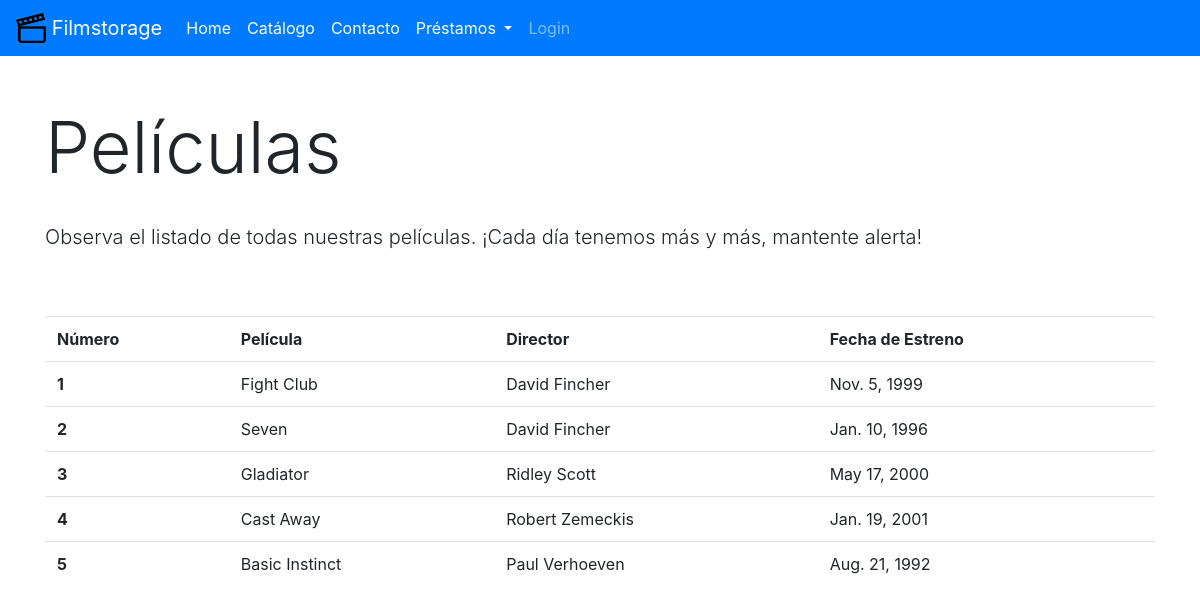
The page /catalog/film_list/ on the database its author committed.
### catalog/models.py (models this page shows, shortened)
class Film(models.Model):
    title = models.CharField(max_length=50)
    director = ForeignKey('Director', on_delete=models.SET_NULL, null=True)
    genre = ForeignKey('Genre', on_delete=models.SET_NULL, null=True)
    star = ForeignKey('Actor', on_delete=models.SET_NULL, null=True)
    release_date = models.DateField(null=True, blank=True)
    sinopsis = models.TextField(max_length=1000, null=True, blank=True)

class Director(models.Model):
    first_name = models.CharField(max_length=30)
    last_name = models.CharField(max_length=30)
    date_of_birth = models.DateField(null=True, blank=True)
    GENRE = (
        ('m', 'Male'),
        ('f', 'Female'),
        ('o', 'Other'),
    )
    sex = models.CharField(max_length=1, choices=GENRE, blank=True, default='o', help_text="(M/F/O)")

### catalog/views.py (the view)
# urls.py: path('film_list/', views.FilmListView.as_view(), name='film_list'),
class FilmListView(generic.ListView):
    model = Film

### catalog/templates/catalog/film_list.html (shortened to what this page needs)
{% extends "base.html" %}
{% block content %}
<link rel="stylesheet" href="https://maxcdn.bootstrapcdn.com/bootstrap/4.0.0/css/bootstrap.min.css">
<div class="container">
<br><br>
<h1 class="display-3">Películas</h1>
<br>
<p class="lead">
    Observa el listado de todas nuestras películas. ¡Cada día tenemos más y más, mantente alerta!
</p>
<br><br>
<table class="table">
    <tr>
        <th scope="col">Número</th>
        <th scope="col">Película</th>
        <th scope="col">Director</th>
        <th scope="col">Fecha de Estreno</th>
    </tr>
    {% for pelicula in film_list %}
    <tr>
        <th scope="row">{{ forloop.counter }}</th>
        <td>{{pelicula.title}}</td>
        <td>{{pelicula.director.first_name}} {{pelicula.director.last_name}}</td>
        <td>{{pelicula.release_date}}</td>
    </tr>
    {% endfor %}
</table>
</div>
{% endblock%}

### rows shown on the page
Film: title "Fight Club", director.first_name "David", director.last_name "Fincher", release_date "Nov. 5, 1999"
Film: title "Seven", director.first_name "David", director.last_name "Fincher", release_date "Jan. 10, 1996"
Film: title "Gladiator", director.first_name "Ridley", director.last_name "Scott", release_date "May 17, 2000"
Film: title "Cast Away", director.first_name "Robert", director.last_name "Zemeckis", release_date "Jan. 19, 2001"
Film: title "Basic Instinct", director.first_name "Paul", director.last_name "Verhoeven", release_date "Aug. 21, 1992"
